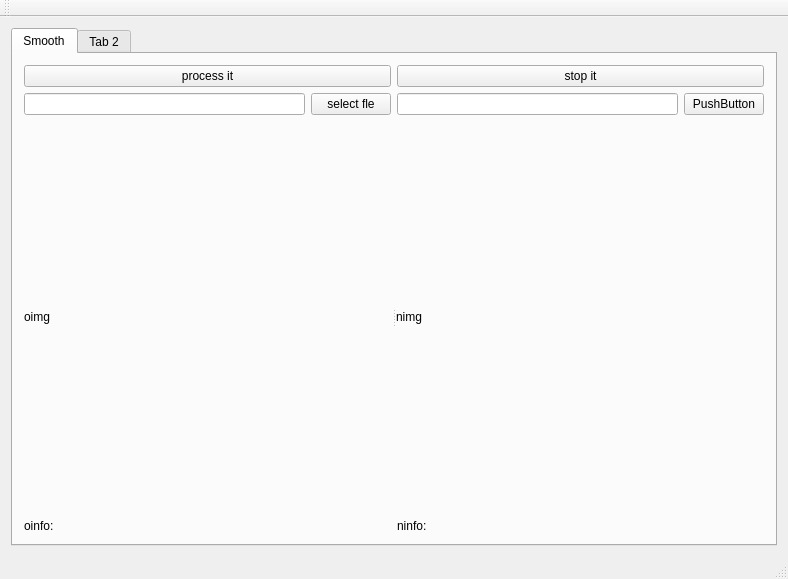
<?xml version="1.0" encoding="UTF-8"?>
<ui version="4.0">
 <class>MainWindow</class>
 <widget class="QMainWindow" name="MainWindow">
  <property name="geometry">
   <rect>
    <x>0</x>
    <y>0</y>
    <width>788</width>
    <height>579</height>
   </rect>
  </property>
  <property name="windowTitle">
   <string>MainWindow</string>
  </property>
  <widget class="QWidget" name="centralWidget">
   <layout class="QHBoxLayout" name="horizontalLayout">
    <item>
     <widget class="QTabWidget" name="tabWidget">
      <property name="tabPosition">
       <enum>QTabWidget::North</enum>
      </property>
      <property name="currentIndex">
       <number>0</number>
      </property>
      <widget class="QWidget" name="tab">
       <attribute name="title">
        <string>Smooth</string>
       </attribute>
       <layout class="QVBoxLayout" name="verticalLayout">
        <item>
         <layout class="QHBoxLayout" name="horizontalLayout_2">
          <item>
           <widget class="QPushButton" name="pushButton">
            <property name="text">
             <string>process it</string>
            </property>
           </widget>
          </item>
          <item>
           <widget class="QPushButton" name="pushButton_2">
            <property name="text">
             <string>stop it</string>
            </property>
           </widget>
          </item>
         </layout>
        </item>
        <item>
         <layout class="QHBoxLayout" name="horizontalLayout_4">
          <item>
           <widget class="QLineEdit" name="lineEdit"/>
          </item>
          <item>
           <widget class="QPushButton" name="pushButton_3">
            <property name="text">
             <string>select fle</string>
            </property>
           </widget>
          </item>
          <item>
           <widget class="QLineEdit" name="lineEdit_2"/>
          </item>
          <item>
           <widget class="QPushButton" name="pushButton_4">
            <property name="text">
             <string>PushButton</string>
            </property>
           </widget>
          </item>
         </layout>
        </item>
        <item>
         <widget class="QSplitter" name="splitter">
          <property name="sizePolicy">
           <sizepolicy hsizetype="Expanding" vsizetype="Expanding">
            <horstretch>0</horstretch>
            <verstretch>0</verstretch>
           </sizepolicy>
          </property>
          <property name="orientation">
           <enum>Qt::Horizontal</enum>
          </property>
          <widget class="QLabel" name="label">
           <property name="sizePolicy">
            <sizepolicy hsizetype="Preferred" vsizetype="Expanding">
             <horstretch>0</horstretch>
             <verstretch>0</verstretch>
            </sizepolicy>
           </property>
           <property name="text">
            <string>oimg</string>
           </property>
          </widget>
          <widget class="QLabel" name="label_2">
           <property name="sizePolicy">
            <sizepolicy hsizetype="Preferred" vsizetype="Expanding">
             <horstretch>0</horstretch>
             <verstretch>0</verstretch>
            </sizepolicy>
           </property>
           <property name="text">
            <string>nimg</string>
           </property>
          </widget>
         </widget>
        </item>
        <item>
         <layout class="QHBoxLayout" name="horizontalLayout_3">
          <item>
           <widget class="QLabel" name="label_3">
            <property name="sizePolicy">
             <sizepolicy hsizetype="Preferred" vsizetype="Minimum">
              <horstretch>0</horstretch>
              <verstretch>0</verstretch>
             </sizepolicy>
            </property>
            <property name="maximumSize">
             <size>
              <width>16777215</width>
              <height>32</height>
             </size>
            </property>
            <property name="text">
             <string>oinfo:</string>
            </property>
           </widget>
          </item>
          <item>
           <widget class="QLabel" name="label_4">
            <property name="sizePolicy">
             <sizepolicy hsizetype="Preferred" vsizetype="Minimum">
              <horstretch>0</horstretch>
              <verstretch>0</verstretch>
             </sizepolicy>
            </property>
            <property name="maximumSize">
             <size>
              <width>16777215</width>
              <height>32</height>
             </size>
            </property>
            <property name="text">
             <string>ninfo:</string>
            </property>
           </widget>
          </item>
         </layout>
        </item>
       </layout>
      </widget>
      <widget class="QWidget" name="tab_2">
       <attribute name="title">
        <string>Tab 2</string>
       </attribute>
      </widget>
     </widget>
    </item>
   </layout>
  </widget>
  <widget class="QMenuBar" name="menuBar">
   <property name="geometry">
    <rect>
     <x>0</x>
     <y>0</y>
     <width>788</width>
     <height>23</height>
    </rect>
   </property>
  </widget>
  <widget class="QToolBar" name="mainToolBar">
   <attribute name="toolBarArea">
    <enum>TopToolBarArea</enum>
   </attribute>
   <attribute name="toolBarBreak">
    <bool>false</bool>
   </attribute>
  </widget>
  <widget class="QStatusBar" name="statusBar"/>
 </widget>
 <layoutdefault spacing="6" margin="11"/>
 <resources/>
 <connections/>
</ui>
